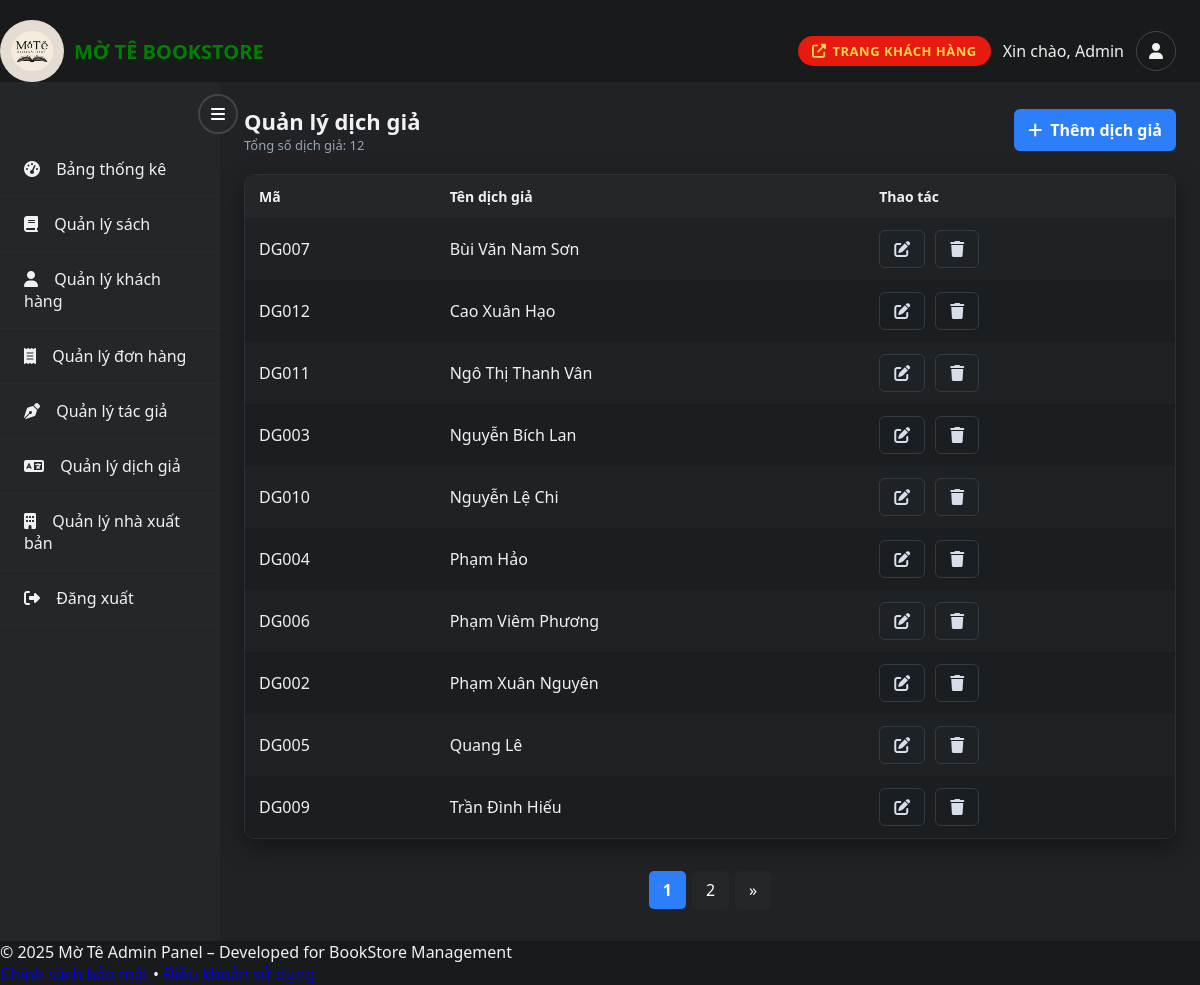
The app's page /admin/module/translator/translator.php with its own data.
### tables this page shows
CREATE TABLE `dich_gia` (
  `MaDichGia` varchar(10) NOT NULL,
  `TenDichGia` varchar(150) NOT NULL
);

### admin/module/translator/translator.php (the view, shortened to what this page needs)
<?php
require_once dirname(__DIR__, 2) . '/layout/header.php';
$limit = 10;
$page = isset($_GET['page']) && is_numeric($_GET['page']) ? (int)$_GET['page'] : 1;
$offset = ($page - 1) * $limit;
$sql_count = "SELECT COUNT(*) as total FROM dich_gia";
$count_result = mysqli_query($conn, $sql_count);
$total_translators = 0;
if ($count_result && $row = mysqli_fetch_assoc($count_result)) {
    $total_translators = (int)$row['total'];
}
$sql_trans = "SELECT * FROM dich_gia ORDER BY TenDichGia ASC LIMIT $limit OFFSET $offset";
$trans_result = mysqli_query($conn, $sql_trans);
$total_pages = $total_translators > 0 ? ceil($total_translators / $limit) : 1;
?>
<!DOCTYPE html>
<html lang="vi">
<head>
    <link rel="stylesheet" href="https://cdnjs.cloudflare.com/ajax/libs/font-awesome/6.4.2/css/all.min.css" />
</head>
<body>
    <div class="admin-container">
        <?php include dirname(__DIR__, 2) . '/partials/sidebar.php'; ?>
        <main class="main-content">
            <div class="page-header">
                <div>
                    <h1>Quản lý dịch giả</h1>
                    <div class="text-muted"><?php echo 'Tổng số dịch giả: ' . $total_translators; ?></div>
                </div>
                <a class="btn btn-primary" href="addtranslator.php">
                    <i class="fas fa-plus"></i> Thêm dịch giả
                </a>
            </div>
            <div class="table-wrap">
                <?php if ($trans_result && mysqli_num_rows($trans_result) > 0): ?>
                    <table>
                        <thead>
                            <tr>
                                <th>Mã</th>
                                <th>Tên dịch giả</th>
                                <th>Thao tác</th>
                            </tr>
                        </thead>
                        <tbody>
                            <?php while ($row = mysqli_fetch_assoc($trans_result)): ?>
                                <tr>
                                    <td><?php echo htmlspecialchars($row['MaDichGia']); ?></td>
                                    <td><?php echo htmlspecialchars($row['TenDichGia']); ?></td>
                                    <td>
                                        <div class="actions">
                                            <a class="btn btn-ghost" title="Sửa" href="edittranslator.php?id=<?php echo urlencode($row['MaDichGia']); ?>"><i class="fas fa-edit"></i></a>
                                            <a class="btn btn-ghost" title="Xóa" href="delete.php?id=<?php echo urlencode($row['MaDichGia']); ?>" onclick="return confirm('Bạn có chắc muốn xóa dịch giả này?');"><i class="fas fa-trash"></i></a>
                                        </div>
                                    </td>
                                </tr>
                            <?php endwhile; ?>
                        </tbody>
                    </table>
                <?php else: ?>
                    <div class="empty-state">Chưa có dịch giả nào.</div>
                <?php endif; ?>
            </div>
            <?php if ($total_pages > 1): ?>
                <div style="margin-top: 24px; display: flex; justify-content: center;">
                    <nav aria-label="Page navigation">
                        <ul style="display: flex; list-style: none; padding: 0; gap: 6px;">
                            <?php
                            function build_page_url_translator($page)
                            {
                                $params = $_GET;
                                $params['page'] = $page;
                                return htmlspecialchars($_SERVER['PHP_SELF'] . '?' . http_build_query($params));
                            }
                            for ($i = 1; $i <= $total_pages; $i++) {
                                if ($i == $page) {
                                    echo '<li><span style="padding: 8px 14px; background: #2d7ff9; color: #fff; border-radius: 5px; font-weight: bold;">' . $i . '</span></li>';
                                } else {
                                    echo '<li><a href="' . build_page_url_translator($i) . '" style="padding: 8px 14px; background: #23272a; color: #fff; border-radius: 5px; text-decoration: none;">' . $i . '</a></li>';
                                }
                            }
                            if ($page < $total_pages) {
                                echo '<li><a href="' . build_page_url_translator($page + 1) . '" style="padding: 8px 14px; background: #23272a; color: #fff; border-radius: 5px; text-decoration: none;">&raquo;</a></li>';
                            }
                            ?>
                        </ul>
                    </nav>
                </div>
            <?php endif; ?>
        </main>
    </div>
    <?php include dirname(__DIR__, 2) . '/layout/footer.php'; ?>
</body>
</html>

### admin/module/translator/translator.php (style rules this page uses)
body { margin: 0; font-family: 'Segoe UI', Arial, sans-serif; background: #181a1b; color: #f1f1f1; }
.admin-container { display: flex; min-height: 100vh; }
.main-content { flex: 1; padding: 24px; background: #202225; min-height: 100vh; }
.page-header { display: flex; align-items: center; justify-content: space-between; gap: 12px; margin-bottom: 20px; }
.page-header h1 { margin: 0; font-size: 22px; color: #f1f1f1; }
.btn { display: inline-flex; align-items: center; gap: 8px; border: none; padding: 10px 14px; border-radius: 6px; cursor: pointer; font-weight: 600; text-decoration: none; transition: background 0.2s, transform 0.1s; }
.btn-primary { background: #2d7ff9; color: #fff; }
.table-wrap { background: #181a1b; border: 1px solid #2c2f33; border-radius: 10px; overflow: hidden; box-shadow: 0 8px 24px rgba(0, 0, 0, 0.4); }
table { width: 100%; border-collapse: collapse; color: #f1f1f1; }
thead { background: #23272a; }
th, td { padding: 12px 14px; text-align: left; }
th { font-weight: 700; font-size: 14px; }
tbody tr:nth-child(odd) { background: #1f2225; }
tbody tr:nth-child(even) { background: #1b1e21; }
.text-muted { color: #9aa4b5; font-size: 13px; }
.actions { display: flex; gap: 10px; }
.btn-ghost { background: transparent; color: #d8dee9; border: 1px solid #343a40; }

### records on screen
dich_gia: MaDichGia "DG007", TenDichGia "Bùi Văn Nam Sơn"
dich_gia: MaDichGia "DG012", TenDichGia "Cao Xuân Hạo"
dich_gia: MaDichGia "DG011", TenDichGia "Ngô Thị Thanh Vân"
dich_gia: MaDichGia "DG003", TenDichGia "Nguyễn Bích Lan"
dich_gia: MaDichGia "DG010", TenDichGia "Nguyễn Lệ Chi"
dich_gia: MaDichGia "DG004", TenDichGia "Phạm Hảo"
dich_gia: MaDichGia "DG006", TenDichGia "Phạm Viêm Phương"
dich_gia: MaDichGia "DG002", TenDichGia "Phạm Xuân Nguyên"
dich_gia: MaDichGia "DG005", TenDichGia "Quang Lê"
dich_gia: MaDichGia "DG009", TenDichGia "Trần Đình Hiếu"

### other values on screen
$admin_name "Admin"
$total_translators "12"
